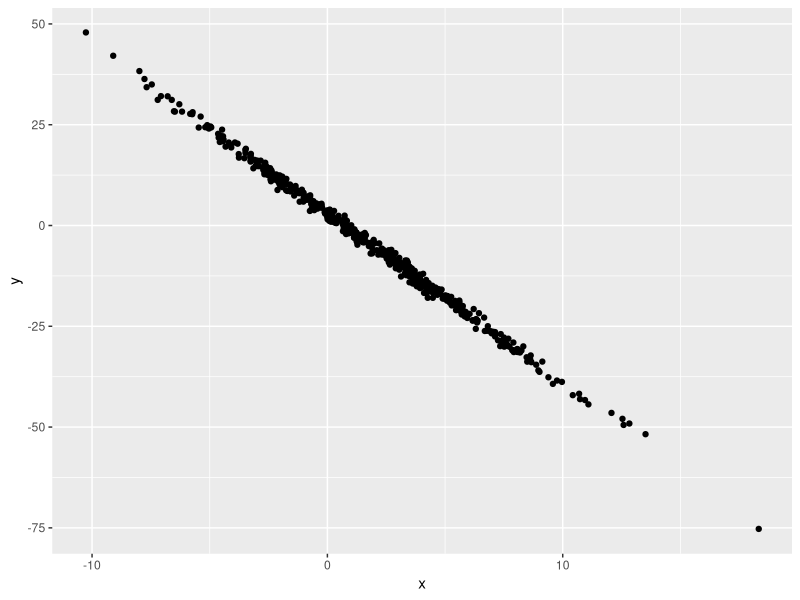

Generate this figure with R:
## ---- chunk 1
samp = rnorm(100)
length(samp)
## ---- chunk 2
library(tidyverse)
#always load the tidyverse package for tibble!

plot_df = tibble(
  x = rnorm(500, mean = 2, sd = 4),
  y = 3 - 4.2 * x + rnorm(500)
)

ggplot(plot_df, aes(x = x, y = y)) + geom_point()
